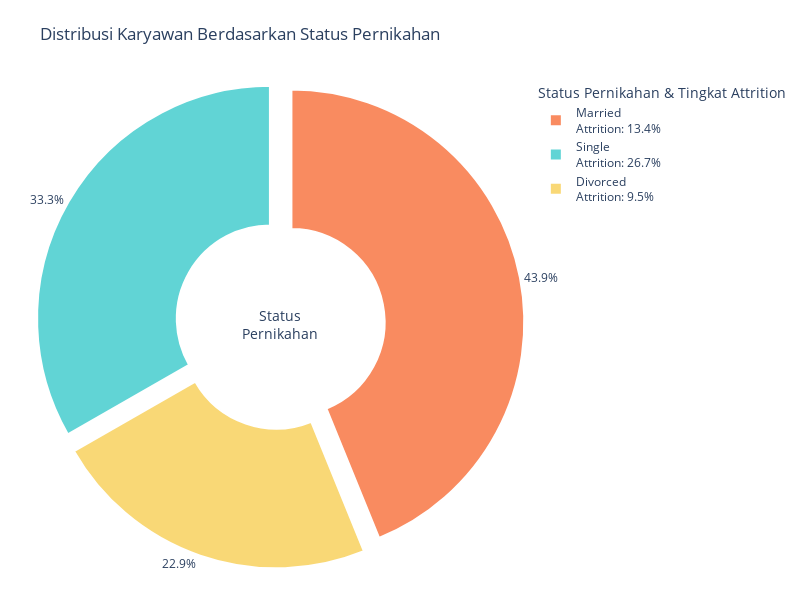

Notebook cell for this chart:
### Markdown cell above
### Attrition by MaritalStatus

### Code cell
marital_attrition = df.groupby('MaritalStatus')['Attrition'].mean() * 100
marital_counts = df.groupby('MaritalStatus').size()

marital_df = pd.DataFrame({
    'Jumlah Karyawan': marital_counts,
    'Tingkat Attrition (%)': marital_attrition
})

display(marital_df)

custom_labels = [f"{status}<br>Attrition: {attrition:.1f}%" 
                for status, attrition in zip(marital_attrition.index, marital_attrition.values)]

fig = go.Figure(go.Pie(
    labels=custom_labels,
    values=marital_counts.values,
    hole=0.4,
    textposition='outside',
    textinfo='percent', 
    pull=[0.05, 0.05, 0.05],
    marker=dict(
        colors=['#F9D876', '#F98B60', '#61D4D5'],
        line=dict(color='#FFFFFF', width=2)
    )
))

fig.update_layout(
    title='Distribusi Karyawan Berdasarkan Status Pernikahan',
    template='plotly_white',
    legend_title='Status Pernikahan & Tingkat Attrition',
    margin=dict(t=80, b=20, l=20, r=20),
    height=600,
    width=800
)

fig.add_annotation(
    text="Status<br>Pernikahan",
    x=0.5, y=0.5,
    font_size=14,
    showarrow=False
)

fig.show()

fig.write_image("./visualisasi/distribusi_status_pernikahan.jpg", scale=2)

### Figure 1 — Plotly figure (JSON) as saved in the notebook; plotly's stock layout.template omitted (floating-point values rounded to 4 significant figures)
{"data": [{"hole": 0.4, "labels": ["Divorced<br>Attrition: 9.5%", "Married<br>Attrition: 13.4%", "Single<br>Attrition: 26.7%"], "marker": {"colors": ["#F9D876", "#F98B60", "#61D4D5"], "line": {"color": "#FFFFFF", "width": 2}}, "pull": [0.05, 0.05, 0.05], "textinfo": "percent", "textposition": "outside", "type": "pie", "values": [242, 464, 352]}], "layout": {"annotations": [{"font": {"size": 14}, "showarrow": false, "text": "Status<br>Pernikahan", "x": 0.5, "y": 0.5}], "height": 600, "legend": {"title": {"text": "Status Pernikahan & Tingkat Attrition"}}, "margin": {"b": 20, "l": 20, "r": 20, "t": 80}, "title": {"text": "Distribusi Karyawan Berdasarkan Status Pernikahan"}, "width": 800}}
